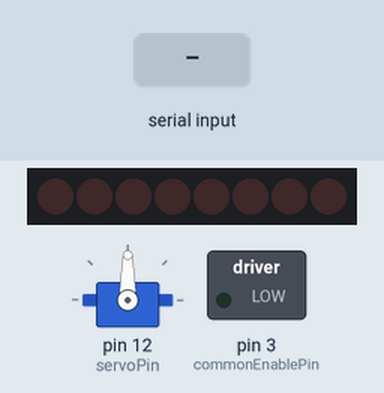
Recording of a sketch running on a simulated Arduino Uno, built with avr-gcc and run on an emulated ATmega328P. Parts: 8 shift-register outputs drawn as a row of LEDs (first output left, lit = HIGH), servo, switched loads named in the sketch (green lamp = pin HIGH). Wiring (inferred from the names in the program): shift register (74HC595): data pin 2; shift clock pin 4; latch pin 13. Wiring (inferred from the signals the program sends): row of LEDs: on Q0, Q1, Q2, Q3, Q4, Q5, Q6, Q7. The inputs (shaded band) are chosen by the test bench. Pins used as bus, display or sensor lines are not drawn.

Above: at 1.3 s.
1.4 s: "b,45." received over Serial
At 1.9 s:
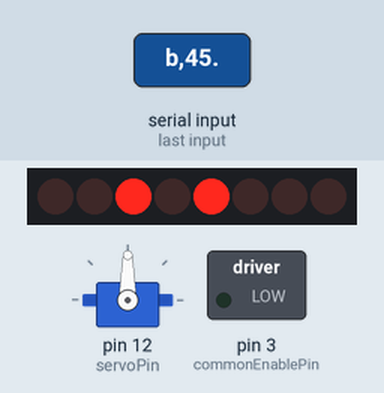
3.0 s: "f:120.." received over Serial
At 3.6 s:
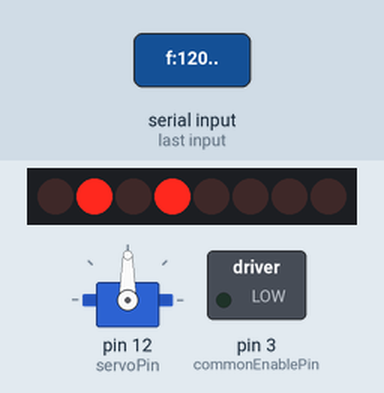
4.6 s: "l." received over Serial
At 5.7 s:
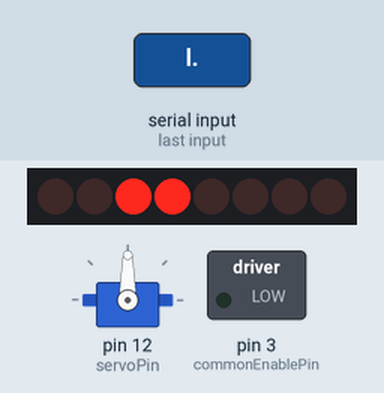
6.1 s: "r." received over Serial
At 7.0 s:
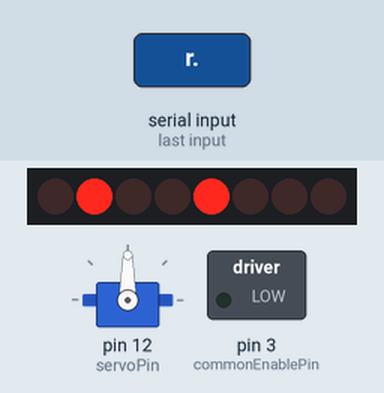
7.6 s: "b." received over Serial
At 8.0 s:
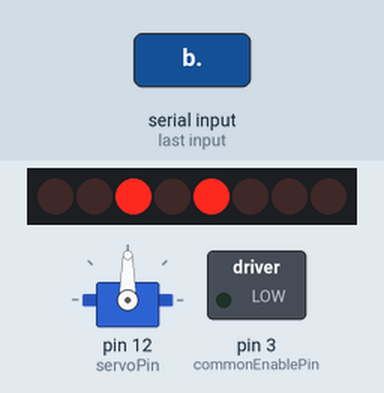
9.1 s: "l90." received over Serial
At 10.5 s:
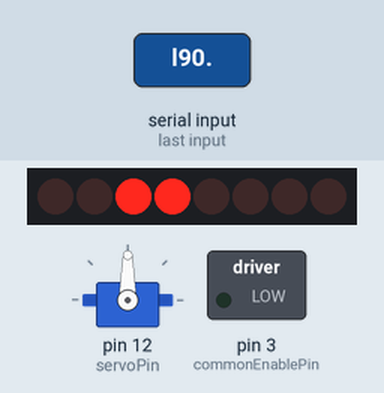
Timing chart, 0 to 11.6 s (numbered marks = the images above; inputs shaded):
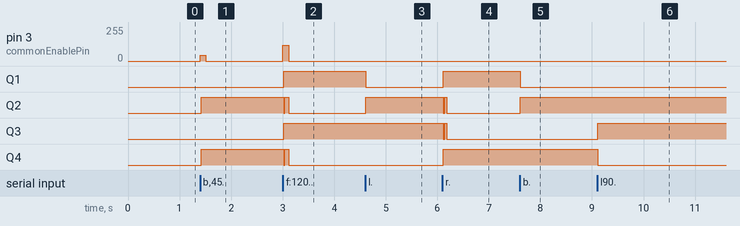

The sketch:

_code_-_74HC595___soft_joystick___obstacle_avoidance___mobil.ino
```cpp
#include<Servo.h>
//Pin declaration for the 74HC595 shift register
#define latchPin 13  //Pin 12 of 74HC595 shift register
#define clockPin 4  //Pin 11 of the 74HC595 shift register
#define dataPin  2 //Pin 14 of the 74HC595 shift register

boolean extraPinState[8] = {0, 0, 0, 0, 0, 0, 0, 0}; //Initially all extra pins are turned low

/*We can use the following pins of the 74HC595 shift register as new digital output pins:
 * Shift register pins                  New digital pin
 * ^^^^^^^^^^^^^^^^^^^                  ^^^^^^^^^^^^^^^
 *        15                                  14
 *        1                                   15
 *        2                                   16
 *        3                                   17
 *        4                                   18
 *        5                                   19
 *        6                                   20
 *        7                                   21
 */

#define commonEnablePin 3
//Pin declaration for left motor.
#define in1  15
#define in2  16

//Pin declaration for right motor.
#define in3  17
#define in4  18

#define servoPin 12
#define trigPin 14
#define echoPin A0

Servo sensorServo;


void setup() {
   pinMode(commonEnablePin, OUTPUT);
   analogWrite(commonEnablePin, 0);

  pinMode(latchPin, OUTPUT);
  pinMode(clockPin, OUTPUT);
  pinMode(dataPin, OUTPUT);

  //Pulling all extra pins to LOW initially
  digitalWrite(latchPin, LOW);
  shiftOut(dataPin, clockPin, MSBFIRST, 0);
  digitalWrite(latchPin, HIGH);

  delay(100);

  Serial.begin(9600);
  sensorServo.attach(servoPin);
  sensorServo.write(90);

    //pinMode(trigPin, OUTPUT); // Sets the trigPin as an Output
  pinMode(echoPin, INPUT); // Sets the echoPin as an Input

  pinMode(A0, INPUT); //Echopin of ultrasonic sensor
   //IR array pins
  pinMode(A1, INPUT);
  pinMode(A2, INPUT);
  pinMode(A3, INPUT);
  pinMode(A4, INPUT);
  pinMode(A5, INPUT);
}

unsigned long preMillis = millis();

int actionValue = 150;
int timeThreshold = 100; //After how much time we will call Stop();


String command = "a";   //Command received via Serial
char Action = 'a'; //Which action we will take. Example: Mode setup
String speedString = "x";
unsigned short carMode = 1; // 1 - Joystick driving mood
                            // 2- Obstacle avoidance mood
unsigned short middleDistance = 0;
unsigned short rightDistance = 0;
unsigned short leftDistance = 0;
unsigned short oaSpeed = 90; //PWM value while driving in obstacle avoidance (OA) mode.

/*
 * Control Characters
 * Forward - 'f'
 * Backward - 'b'
 * Left - 'l'
 * Right - 'r'
 *
 * Mode setup - 'm'
 * OA variables settings - '0' to last index of oaSettings array.
 *
 * Serial command print format - "Command:Value" for example: "f:120." means go forward with a pwm of 120
 */

 #define noSettings 5               //Number of Settings
     //   String oaSettings[noSettings] =  {"OA BF PWM", "OA BF time", "OA LR PWM" , "OA LR time", "Safe Distance"};   //The obstacle avoidance mode settings and values.
 unsigned short  oaSettingsValue[noSettings] = {90,         250,           200,          200,          8 };     //Time in millisecond, Safe distance is in inch.
                                      /*Index:  0             1             2             3             4*/
                                      //OA BF PWM - Obstacle avoidance Backward-Forward PWM
                                      //OA LR PWM - Obstacle avoidance Left-Right PWM
                                      //The same applies for the OA LR time, and OA BF time
void loop() {

   if (Serial.available()) {
    command = Serial.readStringUntil('.');
    Action = command[0]; //The type of action the remote wants us to take.
    speedString = command.substring(2, command.length());
    actionValue = speedString.toInt();

    preMillis = millis();

        switch(Action) //Which action we are going to take.
        {
        case 'f':
        if(carMode==1){
       goForward(actionValue);
        timeThreshold = 100;
        }
        break;

        case 'b':
        if(carMode==1){
        goBackward(actionValue);
        timeThreshold = 100;
        }
        break;

        case 'l': //Left direction
        if(carMode==1){
        goLeft(actionValue);  //Turning half at a speed of going.
        timeThreshold = 60;
        }
        break;

        case 'r': //Right direction
        if(carMode==1){
        goRight(actionValue);
        timeThreshold = 60;   //Turning at the half speed of going
        }
        break;

        case 'm': //Mode setup
        {
          Stop();
          sensorServo.write(90); //Making the sensor front facing in the beginning of all modes
          delay(1000);
          carMode = actionValue;
        }
        break;

         default:
      {
        oaSettingsValue[Action - '0'] = actionValue;
      }
   }
   }
   else
   {
    if(carMode==1 && millis() - preMillis > timeThreshold) //We will stop only when in mode-1 joystick driving mode.
    {
      Stop();
      preMillis = millis();
    }
   }


    if(carMode==2) //Whether car is in collission avoidance mode.
    {
      middleDistance = calculateDistance();
// serialPrint('M', middleDistance);

      if(middleDistance < oaSettingsValue[4]) //oaSettingsValue[4] = safeDistance
      {
       Stop();
       sensorServo.write(0);                //Moving US sensor to the right
       delay(1000);                          //Keeping the sensor steady for 1000 ms.
       rightDistance = calculateDistance();  //returns distance in inch unit
     //  serialPrint('R', rightDistance);      //Sending the reading to the controller.
       delay(500);

       sensorServo.write(180); //Moving ultrasonic sensor to the left
       delay(1000);       //Keeping the sensor steady on the servo to get a stable reading.
       leftDistance = calculateDistance();  //Calculating left distance.
      // serialPrint('L', leftDistance);      //Sending the data to the controller.
       delay(500);


       sensorServo.write(90);               //Taking back the sensor on the servo to front direction
       delay(1500);                          //Having a short delay before going to newly found direction.


        if(rightDistance >= oaSettingsValue[4] && rightDistance >= leftDistance)  //Whether right side has enough safe
       {
        goRight(oaSettingsValue[2]);
        delay(oaSettingsValue[3]);
       }
       else if(leftDistance >= oaSettingsValue[4])   //oaSettingsValue[4]  = safe distance.
       {
          goLeft(oaSettingsValue[2]);
          delay(oaSettingsValue[3]);
       }
      else{
        goBackward(oaSettingsValue[0]);
        delay(oaSettingsValue[1]);
       }

      }
      else
      {
        goForward(oaSettingsValue[0]);
      }
    }


}

//digtalWrite() function for the new extra pins
void DigitalWrite(int extraPinNumber, int state)
{
  extraPinState[extraPinNumber - 14] = state;
  /*Since there's already 13 pins in arduino UNO and we are counting the extra pins from 14....to 21 */
  unsigned short decimalValue  = 0;
  for(int i = 0; i <= 7; i++)  //Converting the 8 bit bit pattern to decimalvalue
  {
    decimalValue+= (ceil(pow(2, i))*extraPinState[i]);
  }
  digitalWrite(latchPin, LOW); //Don't changing the pin state while sending data serially
  shiftOut(dataPin, clockPin, MSBFIRST, decimalValue);

  digitalWrite(latchPin, HIGH);
}

int calculateDistance(){

  DigitalWrite(trigPin, LOW); //Extra pin number 14
  delayMicroseconds(2);
  // Sets the trigPin on HIGH state for 10 micro seconds
  DigitalWrite(trigPin, HIGH);
  delayMicroseconds(10);
  DigitalWrite(trigPin, LOW);
 long duration = pulseIn(echoPin, HIGH); // Reads the echoPin, returns the sound wave travel time in microseconds

  return duration*0.0068; //returns distance in inch.
}


void Stop()
{
  analogWrite(commonEnablePin, 0);
}

void rightForward(int actionValue) //Sets the right motor to move forward
{
  analogWrite(commonEnablePin, actionValue);
  DigitalWrite(in3, HIGH);  //using custom DigitalWrite() to toggle the extra pins added by 74HC595 shift register.
  DigitalWrite(in4, LOW);
}

void rightBackward(int actionValue)
{
   analogWrite(commonEnablePin, actionValue);
  DigitalWrite(in3, LOW);
  DigitalWrite(in4, HIGH);
}

void leftForward(int actionValue)
{
 analogWrite(commonEnablePin, actionValue);
  DigitalWrite(15, HIGH);
  DigitalWrite(16, LOW);

}

void leftBackward(int actionValue)
{
   analogWrite(commonEnablePin, actionValue);
  DigitalWrite(in1, LOW);
  DigitalWrite(in2, HIGH);
}


void goForward(int actionValue)
{
 rightForward(actionValue);
 leftForward(actionValue);
}

void goBackward(int actionValue)
{
  rightBackward(actionValue);
  leftBackward(actionValue);
}

void goLeft(int actionValue)
{
 rightForward(actionValue);
 leftBackward(actionValue);
}


void goRight(int actionValue)
{
    leftForward(actionValue);
    rightBackward(actionValue);
}
```

Measured:
- after the input at 1.4 s, pin 3 (commonEnablePin): 0/255 → 45/255 at once, → 0/255 0.10 s later; Q2, Q4: LOW → HIGH at once
- after the input at 3.0 s, pin 3 (commonEnablePin): 0/255 → 120/255 at once, → 0/255 0.11 s later; Q1, Q3: LOW → HIGH at once; Q2, Q4: HIGH → LOW at once, → HIGH 0.02 s later, → LOW 0.08 s later
- after the input at 4.6 s, Q1: HIGH → LOW at once; Q2: LOW → HIGH at once
- after the input at 6.1 s, Q1, Q4: LOW → HIGH at once; Q2, Q3: HIGH → LOW at once, → HIGH 0.03 s later, → LOW 0.04 s later
- after the input at 7.6 s, Q1: HIGH → LOW at once; Q2: LOW → HIGH at once
- after the input at 9.1 s, Q3: LOW → HIGH at once; Q4: HIGH → LOW at once
